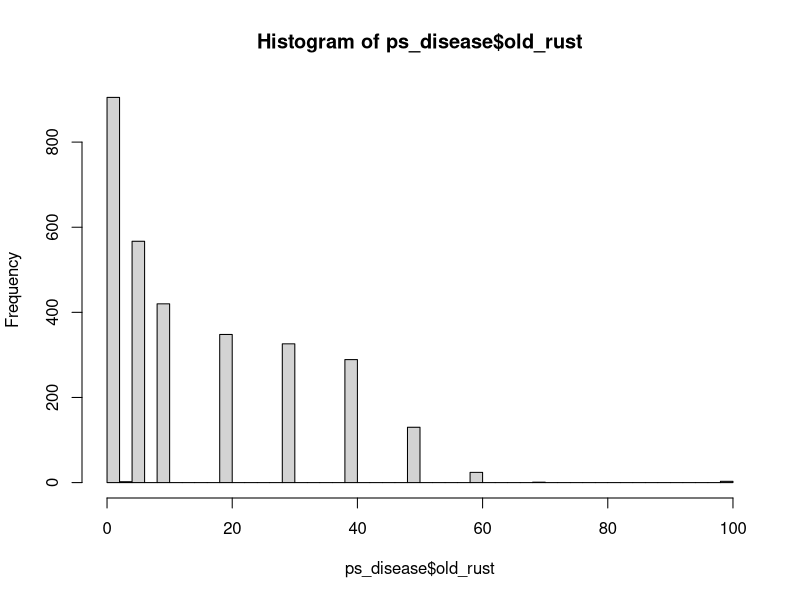
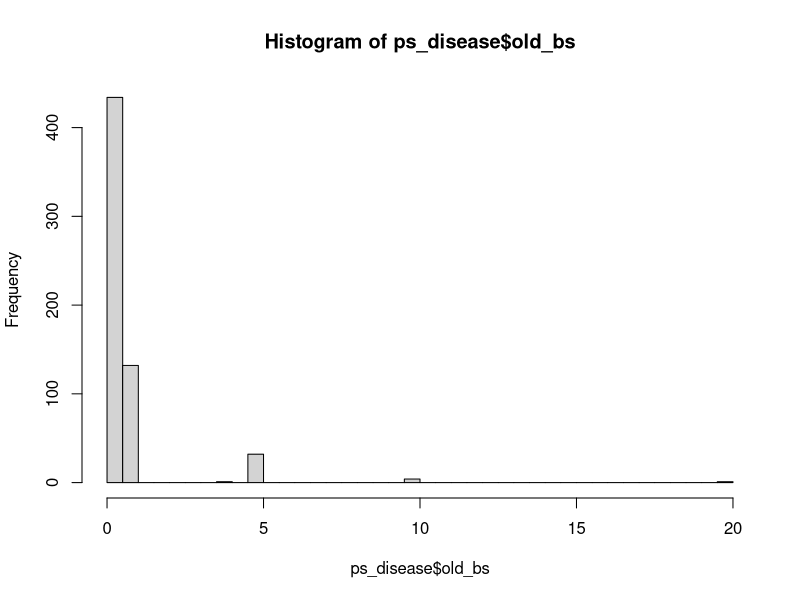
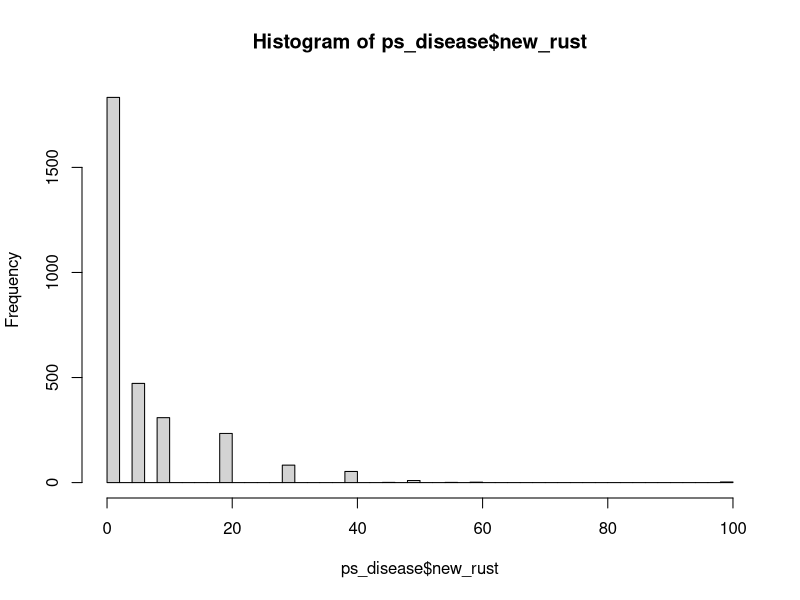
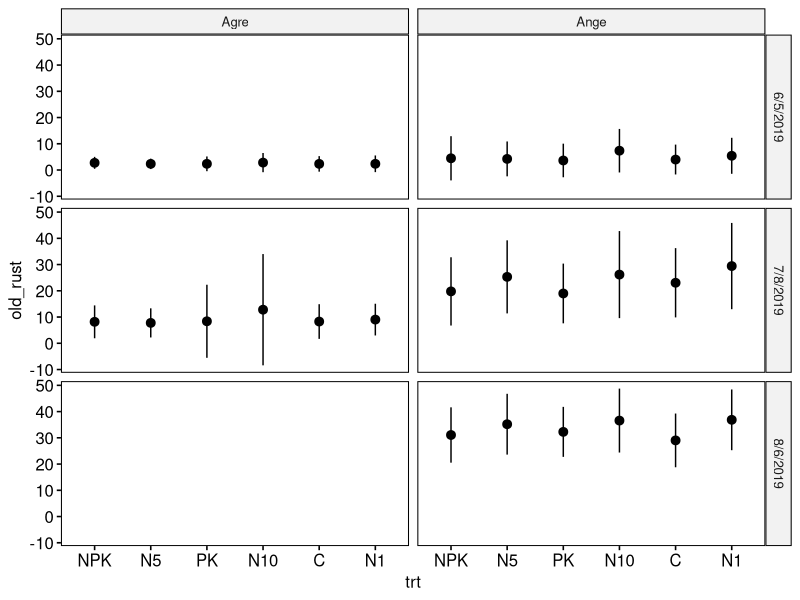
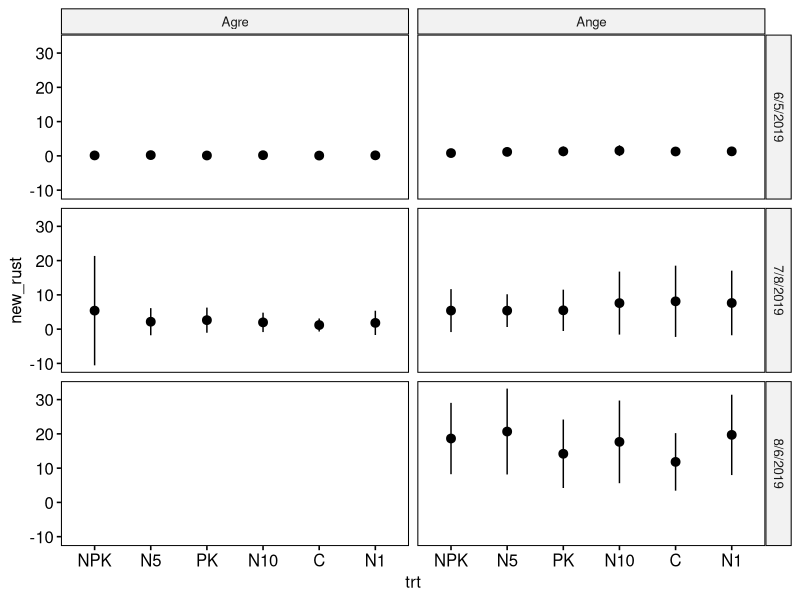
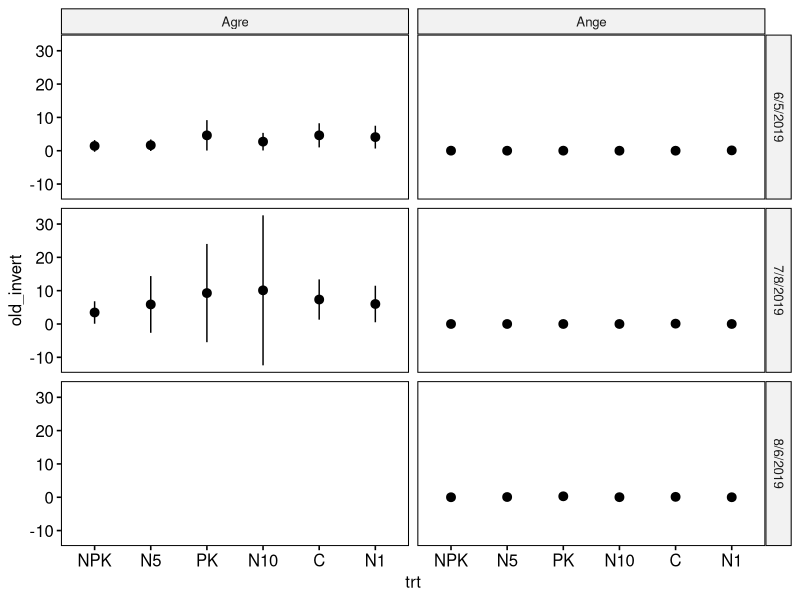
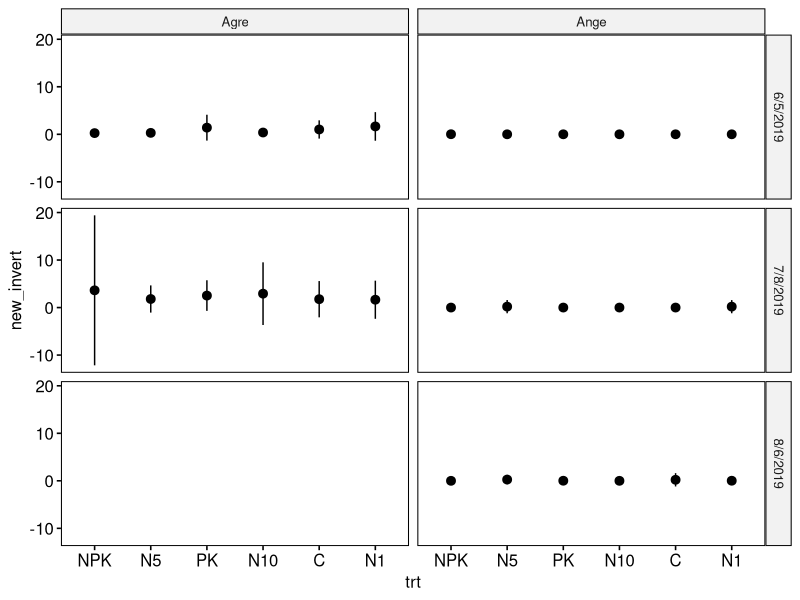
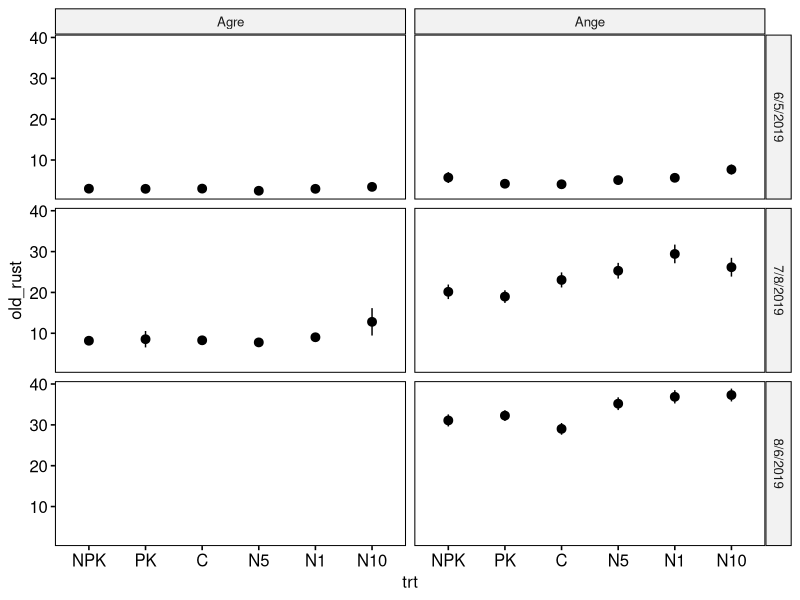

The R script that drew these images, in order: (Note: this script raises an error after producing the figures.)
## ---- chunk 1
knitr::opts_chunk$set(echo = TRUE)
## ---- chunk 2
#load in data
ks_disease<-read.csv("Stomata_Data_REU_2019_master.csv")
ps_disease<-read.csv("nutnet_fungus_2019_master.csv")
ps_disease_pk<-read.csv("nutnet_fungus_2019_pk_added_col_added.csv")
cover<-read.csv("NutNet_Species_Cover_May30_thru_August.csv")

library(tidyverse)
## ---- chunk 3
ps_disease %>%
  count(date,host,plot)
#1-20 replicates per plot per sampling day (most 1-20). Plants were flagged and tracked through time
ps_disease %>%
  count(date,host,trt)
#40-80 replicates per trt per sampling day

ks_disease %>% 
  filter(!is.na(fungal)) %>%
  count(date,plant,trt)
#5-7 replicates per plot per sampling day
## ---- chunk 4
#make a total fungal column in alex and rachel's data
ps_disease$fungal_old <- ps_disease$old_rust + ps_disease$old_bs
ps_disease$fungal_new <- ps_disease$new_rust + ps_disease$new_bs

library(ggpubr)
hist(ps_disease$old_rust,breaks=50)
hist(ps_disease$old_bs,breaks=50)

hist(ps_disease$new_rust,breaks=50)
#old rust is most frequently not 0

ps_disease_pk$trt<-factor(ps_disease$trt,levels=c("C","C_H","N1","N5","N10","P","K","PK","NK","NP","NPK","NPK_H"))
ggerrorplot(filter(ps_disease,trt=="C"|trt=="N1"|trt=="N5"|trt=="N10"|trt=="PK"|trt=="NPK"),x="trt",y="old_rust",desc_stat = "mean_sd",facet.by=c("date","host"))
ggerrorplot(filter(ps_disease,trt=="C"|trt=="N1"|trt=="N5"|trt=="N10"|trt=="PK"|trt=="NPK"),x="trt",y="new_rust",desc_stat = "mean_sd",facet.by=c("date","host"))

#invert damage
ggerrorplot(filter(ps_disease,trt=="C"|trt=="N1"|trt=="N5"|trt=="N10"|trt=="PK"|trt=="NPK"),x="trt",y="old_invert",desc_stat = "mean_sd",facet.by=c("date","host"))
ggerrorplot(filter(ps_disease,trt=="C"|trt=="N1"|trt=="N5"|trt=="N10"|trt=="PK"|trt=="NPK"),x="trt",y="new_invert",desc_stat = "mean_sd",facet.by=c("date","host"))

#if plants are diseased, which ones get hit hardest?
ggerrorplot(filter(ps_disease,old_rust!=0 & (trt=="C"|trt=="N1"|trt=="N5"|trt=="N10"|trt=="PK"|trt=="NPK")),x="trt",y="old_rust",desc_stat = "mean_se",facet.by=c("date","host"))
## ---- chunk 5
#for treatments of interest (C, N1, N5, N10, PK, NPK), do we see any trends in rust scoring on old and new leaves for Andro and Agro at different points in the growing season? 
#graph scoring info across N added with separate lines for PK and no PK
#summarize by treatment, host species, and collection date

library(tidyverse)
library(magrittr)
library(ggplot2)

#add another column for infected individuals for old and new rust so we can get proportion infected for each treatment and sampling day
ps_disease_pk %<>% 
  mutate(old_rust_inf = case_when(
    old_rust>0 ~ '1',
    old_rust==0 ~ '0',
    TRUE ~ "NA"
  ),
  new_rust_inf = case_when(
    new_rust>0 ~ '1',
    new_rust==0 ~ '0',
    TRUE ~ "NA"),
  old_rust_inf=as.numeric(old_rust_inf),
  new_rust_inf=as.numeric(new_rust_inf))

#summary statistics
ps_disease_summary <- ps_disease_pk %>% 
  filter(trt=="C"|trt=="N1"|trt=="N5"|trt=="N10"|trt=="PK"|trt=="NPK") %>% 
  group_by(trt,date,host) %>% 
  summarize(mean_old_rust = mean(old_rust,na.rm=T),
            se_old_rust = sd(old_rust,na.rm=T)/sqrt(n()),
            mean_new_rust = mean(new_rust,na.rm=T),
            se_new_rust = sd(new_rust,na.rm=T)/sqrt(n()),
            N_added = unique(N_added),
            PK_added = unique(PK_added),
            )
#overall summary
#ps_disease_summary$trt %>% factor(ps_disease_summary$trt,levels=c("C","N1","N5","N10","PK","NPK"))
ps_disease_summary %>% ggplot(aes(x=date,y=mean_old_rust,color=trt,group=trt)) + geom_point() +geom_line()+facet_wrap(.~host+PK_added) + theme_bw(base_size=24)+geom_pointrange(aes(ymin=mean_old_rust-se_old_rust,ymax=mean_old_rust+se_old_rust))

#summary for proportion infected
ps_disease_summary_old_rust <- ps_disease_pk %>%
  filter(trt=="C"|trt=="N1"|trt=="N5"|trt=="N10"|trt=="PK"|trt=="NPK") %>%
  filter(!is.na(old_rust_inf)) %>% 
  group_by(trt,host,date) %>%
  summarize(old_rust_inf_count = sum(old_rust_inf),
            old_rust_inf_scored = n(),
            prop_old_rust_inf = old_rust_inf_count/old_rust_inf_scored,
            N_added = unique(N_added),
            PK_added = unique(PK_added))
  
ps_disease_summary_old_rust$trt <- factor(ps_disease_summary_old_rust$trt,levels=c("C","N1","N5","N10","PK","NPK"))
       
ps_disease_summary_old_rust %>% ggplot(aes(x=trt,y=prop_old_rust_inf)) + geom_point() + theme_bw() +facet_grid(cols=vars(date),rows=vars(host))

ps_disease_summary_old_rust %>% ggplot(aes(date,prop_old_rust_inf,color=host,group=host)) + geom_point() + theme_bw() + facet_wrap(.~trt,nrow=1) + geom_line()

ps_disease_summary_old_rust %>% filter(host=="Ange") %>% ggplot(aes(date,prop_old_rust_inf,color=trt,group=trt)) + geom_point() + theme_bw(base_size=24) + facet_wrap(.~PK_added) + geom_line()

#summary for proportion infected
ps_disease_summary_new_rust <- ps_disease_pk %>%
  filter(trt=="C"|trt=="N1"|trt=="N5"|trt=="N10"|trt=="PK"|trt=="NPK") %>%
  filter(!is.na(new_rust_inf)) %>% 
  group_by(trt,host,date) %>%
  summarize(new_rust_inf_count = sum(new_rust_inf),
            new_rust_inf_scored = n(),
            prop_new_rust_inf = new_rust_inf_count/new_rust_inf_scored,
            N_added = unique(N_added),
            PK_added = unique(PK_added))
  
ps_disease_summary_new_rust$trt <- factor(ps_disease_summary_new_rust$trt,levels=c("C","N1","N5","N10","PK","NPK"))
       
ps_disease_summary_new_rust %>% ggplot(aes(x=trt,y=prop_new_rust_inf)) + geom_point() + theme_bw() +facet_grid(cols=vars(date),rows=vars(host))

ps_disease_summary_new_rust %>% filter(host=="Ange") %>% ggplot(aes(date,prop_new_rust_inf,color=trt,group=trt)) + geom_point() + theme_bw(base_size=24) + facet_wrap(.~PK_added) + geom_line()
## ---- chunk 6
#trying to get disease-y-ness per plot

cover %<>% filter(taxon=="ANDROPOGON GERARDII"|taxon=="AGROPYRON REPENS")
#julian days of sampling: 151, 155, 169, 189, 191, 204, 205

cover %<>%
  mutate(month= case_when(
    julian_day==151 ~ "June",
    julian_day==155 ~ "June",
    julian_day==169 ~ "bonus",
    julian_day==189 ~ "July",
    julian_day==191 ~ "July",
    julian_day==204 ~ "August",
    julian_day==205 ~ "August"
  )) %>%
  filter(month!="bonus")

#filter out bonus sampling later

#ps_sampling: 156, 189, 218

#summary of prop inf by plot
ps_disease_summary_for_cover <- ps_disease_pk %>%
  filter(trt=="C"|trt=="N1"|trt=="N5"|trt=="N10"|trt=="PK"|trt=="NPK") %>%
  filter(!is.na(old_rust_inf)) %>% 
  group_by(plot,host,month) %>%
  summarize(old_rust_inf_count = sum(old_rust_inf),
            old_rust_inf_scored = n(),
            prop_old_rust_inf = old_rust_inf_count/old_rust_inf_scored,
            N_added = unique(N_added),
            PK_added = unique(PK_added))
ps_disease_summary_for_cover2 <- ps_disease_pk %>%
  filter(trt=="C"|trt=="N1"|trt=="N5"|trt=="N10"|trt=="PK"|trt=="NPK") %>%
  filter(!is.na(new_rust_inf)) %>% 
  group_by(plot,host,month) %>%
  summarize(new_rust_inf_count = sum(new_rust_inf),
            new_rust_inf_scored = n(),
            prop_new_rust_inf = new_rust_inf_count/new_rust_inf_scored,
            N_added = unique(N_added),
            PK_added = unique(PK_added))
ps_disease_summary_for_cover %<>% mutate(count=old_rust_inf_count,
                                         scored=old_rust_inf_scored,
                                         prop_inf=prop_old_rust_inf,
                                         leaf="old") %>%
  select(-c("old_rust_inf_count","old_rust_inf_scored","prop_old_rust_inf"))

ps_disease_summary_for_cover2 %<>% mutate(count=new_rust_inf_count,
                                         scored=new_rust_inf_scored,
                                         prop_inf=prop_new_rust_inf,
                                         leaf="new") %>%
  select(-c("new_rust_inf_count","new_rust_inf_scored","prop_new_rust_inf"))

disease_cover<-bind_rows(ps_disease_summary_for_cover,ps_disease_summary_for_cover2)
cover%<>%select(-c("date","julian_day","block","subplot","functional.group","notes"))
cover %<>% mutate(host= case_when(
  taxon=="ANDROPOGON GERARDII" ~ "Ange",
  taxon=="AGROPYRON REPENS" ~ "Agre"
)) %>% select(-taxon)
  
cover %<>% unite(col="ID",c("host","month","plot"))
disease_cover %<>% unite(col="ID",c("host","month","plot"))
combo<-right_join(disease_cover,cover,by="ID")

combo %<>% filter(!is.na(PK_added)) %>% mutate(disease_burden = prop_inf*cover) %>% separate(col="ID",into=c("host","month","plot"),sep="_")
combo %>% ggplot(aes(x=N_added,y=disease_burden,color=trt,group=trt))+geom_boxplot()+facet_wrap(.~host+PK_added) + theme_bw()

combo %>% filter(month=="June") %>% ggplot(aes(x=N_added,y=disease_burden,color=PK_added,group=PK_added))+geom_point()+facet_wrap(.~host+leaf)+theme_bw()+geom_smooth(se=FALSE,method=lm)
combo %>% filter(month=="June") %>% ggplot(aes(x=N_added,y=cover,color=PK_added,group=PK_added))+geom_point()+facet_wrap(.~host+leaf)+theme_bw()+geom_smooth(se=FALSE,method=lm)



combo %>% filter(month=="July") %>% ggplot(aes(x=N_added,y=disease_burden,color=PK_added,group=PK_added))+geom_point()+facet_wrap(.~host)+theme_bw()+geom_smooth(se=FALSE,method=lm)
combo %>% filter(month=="August") %>% ggplot(aes(x=N_added,y=disease_burden,color=PK_added,group=PK_added))+geom_point()+facet_wrap(.~host)+theme_bw()+geom_smooth(se=FALSE,method=lm)

combo %>% ggplot(aes(x=N_added,y=cover,color=PK_added,group=PK_added))+geom_point()+facet_wrap(.~host)+theme_bw()+geom_smooth(se=FALSE,method=lm)
